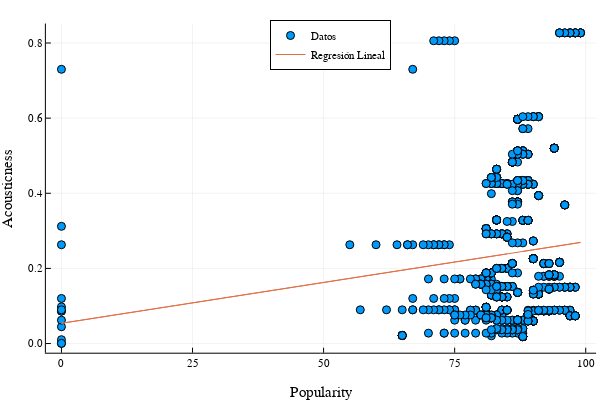

Notebook source saved alongside this figure:
### Code cell
# Graficar el resultado de la regresión
scatter(data_mx.popularity, data_mx.acousticness, label="Datos")
plot!(data_mx.popularity, predict(regresion_mx), label="Regresión Lineal", 
    xlabel="Popularity", ylabel="Acousticness", legend=:top)

### Figure 1 — Plotly figure (JSON) as saved in the notebook; plotly's stock layout.template omitted (floating-point values rounded to 4 significant figures; data arrays with more than 128 entries replaced by an {"elided": "..."} marker saying what was removed)
{"data": [{"colorbar": {"len": 0.9143, "title": "", "x": 0.9934, "y": 0.533}, "legendgroup": "Datos", "marker": {"color": "rgba(0, 154, 250, 1.000)", "line": {"color": "rgba(0, 0, 0, 1.000)", "width": 1}, "size": 8, "symbol": "circle"}, "mode": "markers", "name": "Datos", "showlegend": true, "type": "scatter", "x": {"elided": "1002 int values"}, "xaxis": "x", "y": {"elided": "1002 float values"}, "yaxis": "y"}, {"colorbar": {"len": 0.9143, "title": "", "x": 0.9934, "y": 0.533}, "legendgroup": "Regresión Lineal", "line": {"color": "rgba(227, 111, 71, 1.000)", "dash": "solid", "shape": "linear", "width": 1}, "mode": "lines", "name": "Regresión Lineal", "showlegend": true, "type": "scatter", "x": {"elided": "1002 int values"}, "xaxis": "x", "y": {"elided": "1002 float values"}, "yaxis": "y"}], "layout": {"annotations": [], "height": 400, "legend": {"bgcolor": "rgba(255, 255, 255, 1.000)", "bordercolor": "rgba(0, 0, 0, 1.000)", "borderwidth": 1, "font": {"color": "rgba(0, 0, 0, 1.000)", "family": "sans-serif", "size": 11}, "title": {"font": {"color": "rgba(0, 0, 0, 1.000)", "family": "sans-serif", "size": 15}, "text": ""}, "tracegroupgap": 0, "traceorder": "normal", "x": 0.55, "xanchor": "center", "y": 1, "yanchor": "top"}, "margin": {"b": 20, "l": 0, "r": 0, "t": 20}, "paper_bgcolor": "rgba(255, 255, 255, 1.000)", "plot_bgcolor": "rgba(255, 255, 255, 1.000)", "showlegend": true, "width": 600, "xaxis": {"anchor": "y", "domain": [0.07647, 0.9934], "gridcolor": "rgba(0, 0, 0, 0.100)", "gridwidth": 0.5, "linecolor": "rgba(0, 0, 0, 1.000)", "mirror": false, "range": [-2.97, 102.0], "showgrid": true, "showline": true, "showticklabels": true, "tickangle": 0, "tickcolor": "rgb(0, 0, 0)", "tickfont": {"color": "rgba(0, 0, 0, 1.000)", "family": "sans-serif", "size": 11}, "tickmode": "array", "ticks": "inside", "ticktext": ["0", "25", "50", "75", "100"], "tickvals": [0, 25, 50, 75, 100], "title": "Popularity", "titlefont": {"color": "rgba(0, 0, 0, 1.000)", "family": "sans-serif", "size": 15}, "type": "-", "visible": true, "zeroline": false, "zerolinecolor": "rgba(0, 0, 0, 1.000)"}, "yaxis": {"anchor": "x", "domain": [0.07581, 0.9902], "gridcolor": "rgba(0, 0, 0, 0.100)", "gridwidth": 0.5, "linecolor": "rgba(0, 0, 0, 1.000)", "mirror": false, "range": [-0.02438, 0.8518], "showgrid": true, "showline": true, "showticklabels": true, "tickangle": 0, "tickcolor": "rgb(0, 0, 0)", "tickfont": {"color": "rgba(0, 0, 0, 1.000)", "family": "sans-serif", "size": 11}, "tickmode": "array", "ticks": "inside", "ticktext": ["0.0", "0.2", "0.4", "0.6", "0.8"], "tickvals": [0, 0.2, 0.4, 0.6, 0.8], "title": "Acousticness", "titlefont": {"color": "rgba(0, 0, 0, 1.000)", "family": "sans-serif", "size": 15}, "type": "-", "visible": true, "zeroline": false, "zerolinecolor": "rgba(0, 0, 0, 1.000)"}}}
